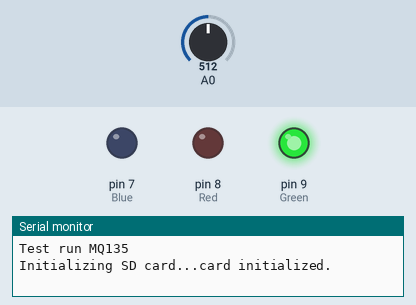
A sketch run on a simulated Arduino Uno, built with avr-gcc and run on an emulated ATmega328P. On the bench: output pins drawn as LEDs (lit = HIGH), the last lines printed to the serial monitor. The inputs (shaded band) are chosen by the test bench; at power-on: A0 = 512. Storage starts empty.

Above: at 0.1 s.
At 5.7 s:
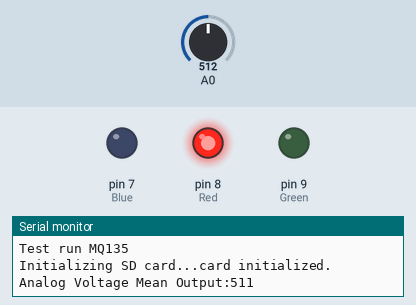
Timing chart, 0 to 7.2 s (numbered marks = the images above):
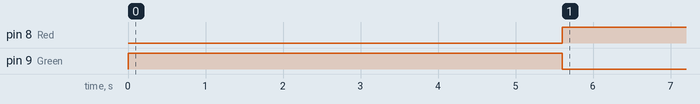

Measured:
- by itself, pin 8 (Red): LOW → HIGH at 5.6 s
- by itself, pin 9 (Green): HIGH → LOW at 5.6 s

The sketch:

MQ135_CO2_sensor_SD.ino
```cpp
// (licence header left out)
#define Green 9
#define Red 8
#define Blue 7
#include <SPI.h>
#include <SD.h>

const int chipSelect = 10;
int Count=1;
float Average = 0.0;
int integerAverage;
void setup() {
  Serial.begin(9600);
  Serial.println("Test run MQ135");  //set BaudRate to 9600
  pinMode(Green, OUTPUT);
  pinMode(Red, OUTPUT);
  pinMode(Blue, OUTPUT);
  digitalWrite(Green, HIGH);
  digitalWrite(Red, LOW);
  digitalWrite(Blue, LOW);
  Serial.print("Initializing SD card...");
  // see if the card is present and can be initialized:
  if (!SD.begin(chipSelect)) {
  Serial.println("Card failed, or not present");
  // don't do anything more:
  return;
  }
  Serial.println("card initialized.");
}
void loop() {
  String dataString = "";
  // open the file. note that only one file can be open at a time,
  // so you have to close this one before opening another.
  File dataFile = SD.open("mq135data.txt", FILE_WRITE);
  int AnalogVoltage=analogRead(A0);
  if(Count<=100)
  { Average=Average+(AnalogVoltage/(100.0));  //adding next reading to average
  }
  else
  { Count=0;
  }
  if(Count==0)
  { Serial.print("Analog Voltage Mean Output:");
    integerAverage=(int)Average;                //type casting to integer
    Serial.println(integerAverage);
    dataString += String(integerAverage);
    dataFile.println(dataString);
    dataFile.close();
    if(Average<250)
    {  digitalWrite(Green, HIGH);
       digitalWrite(Red, LOW);
       digitalWrite(Blue, LOW);}
    else if(Average<300)
    {  digitalWrite(Green, LOW);
       digitalWrite(Red, LOW);
       digitalWrite(Blue, HIGH);
    }
    else
    {  digitalWrite(Green, LOW);
       digitalWrite(Red, HIGH);
       digitalWrite(Blue, LOW);
    }
    Average=(AnalogVoltage/(100.0));      //average set to initial reading
    Count=1;
  }

  Count++;
  delay(50);  //delay reading by 50ms
}
```
